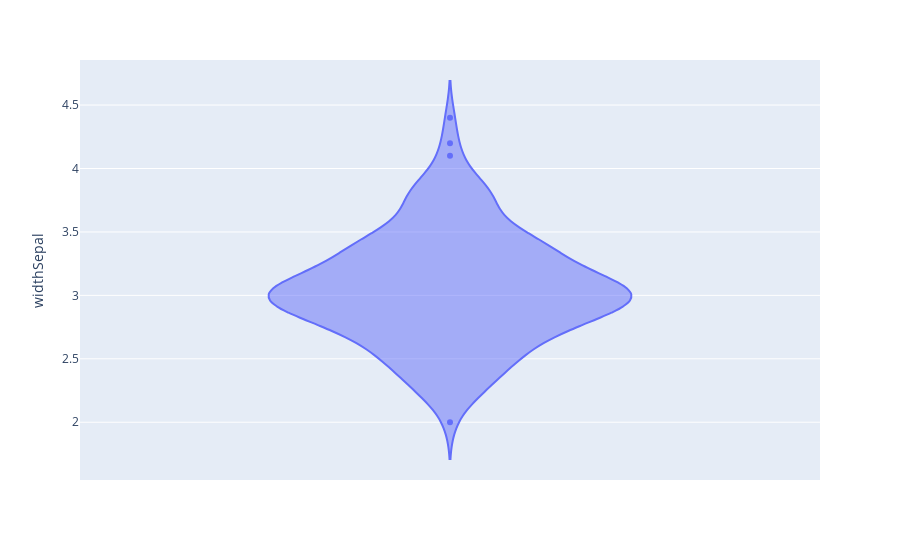

Notebook cell for this chart:
### Markdown cell above
# Violin Plots 
Ebenfalls für die Outlier-Detection, nachdem der Boxblot lediglich auf wdith Sepal verweist schau ich nur diesen an.

### Code cell
import plotly.express as px
#df = px.data.tips()

fig3 = px.violin(df, y="widthSepal")
fig3.show()

### Figure 1 — Plotly figure (JSON) as saved in the notebook; plotly's stock layout.template omitted (floating-point values rounded to 4 significant figures; data arrays with more than 128 entries replaced by an {"elided": "..."} marker saying what was removed)
{"data": [{"alignmentgroup": "True", "box": {"visible": false}, "hoverlabel": {"namelength": 0}, "hovertemplate": "widthSepal=%{y}", "legendgroup": "", "marker": {"color": "#636efa"}, "name": "", "offsetgroup": "", "orientation": "v", "scalegroup": "True", "showlegend": false, "type": "violin", "x0": " ", "xaxis": "x", "y": {"elided": "146 float values"}, "y0": " ", "yaxis": "y"}], "layout": {"legend": {"tracegroupgap": 0}, "margin": {"t": 60}, "violinmode": "group", "xaxis": {"anchor": "y", "domain": [0, 1]}, "yaxis": {"anchor": "x", "domain": [0, 1], "title": {"text": "widthSepal"}}}}
